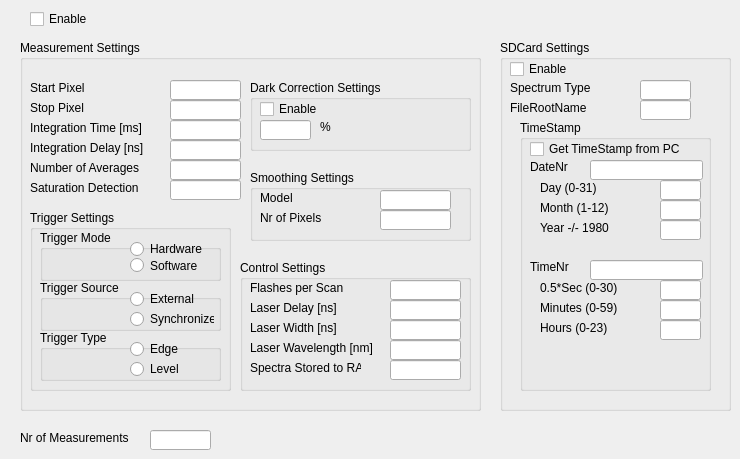
   <widget class="QWidget" name="StandaloneTab">
    <attribute name="title">
     <string>Standalone</string>
    </attribute>
    <widget class="QCheckBox" name="EnableStandAloneChk">
     <property name="geometry">
      <rect>
       <x>30</x>
       <y>10</y>
       <width>72</width>
       <height>18</height>
      </rect>
     </property>
     <property name="text">
      <string>Enable</string>
     </property>
    </widget>
    <widget class="QGroupBox" name="groupBox_5">
     <property name="geometry">
      <rect>
       <x>20</x>
       <y>40</y>
       <width>461</width>
       <height>371</height>
      </rect>
     </property>
     <property name="title">
      <string>Measurement Settings</string>
     </property>
     <widget class="QGroupBox" name="groupBox_8">
      <property name="geometry">
       <rect>
        <x>220</x>
        <y>220</y>
        <width>231</width>
        <height>131</height>
       </rect>
      </property>
      <property name="title">
       <string>Control Settings</string>
      </property>
      <widget class="QLineEdit" name="FlashesPerScanEdt">
       <property name="geometry">
        <rect>
         <x>150</x>
         <y>20</y>
         <width>71</width>
         <height>20</height>
        </rect>
       </property>
      </widget>
      <widget class="QLineEdit" name="LaserDelayEdt">
       <property name="geometry">
        <rect>
         <x>150</x>
         <y>40</y>
         <width>71</width>
         <height>20</height>
        </rect>
       </property>
      </widget>
      <widget class="QLineEdit" name="LaserWidtEdt">
       <property name="geometry">
        <rect>
         <x>150</x>
         <y>60</y>
         <width>71</width>
         <height>20</height>
        </rect>
       </property>
      </widget>
      <widget class="QLineEdit" name="LaserWavEdt">
       <property name="geometry">
        <rect>
         <x>150</x>
         <y>80</y>
         <width>71</width>
         <height>20</height>
        </rect>
       </property>
      </widget>
      <widget class="QLineEdit" name="StoreToRamEdt">
       <property name="geometry">
        <rect>
         <x>150</x>
         <y>100</y>
         <width>71</width>
         <height>20</height>
        </rect>
       </property>
      </widget>
      <widget class="QLabel" name="label_38">
       <property name="geometry">
        <rect>
         <x>10</x>
         <y>20</y>
         <width>111</width>
         <height>16</height>
        </rect>
       </property>
       <property name="text">
        <string>Flashes per Scan</string>
       </property>
      </widget>
      <widget class="QLabel" name="label_39">
       <property name="geometry">
        <rect>
         <x>10</x>
         <y>40</y>
         <width>101</width>
         <height>16</height>
        </rect>
       </property>
       <property name="text">
        <string>Laser Delay [ns]</string>
       </property>
      </widget>
      <widget class="QLabel" name="label_40">
       <property name="geometry">
        <rect>
         <x>10</x>
         <y>60</y>
         <width>111</width>
         <height>16</height>
        </rect>
       </property>
       <property name="text">
        <string>Laser Width [ns]</string>
       </property>
      </widget>
      <widget class="QLabel" name="label_41">
       <property name="geometry">
        <rect>
         <x>10</x>
         <y>80</y>
         <width>141</width>
         <height>16</height>
        </rect>
       </property>
       <property name="text">
        <string>Laser Wavelength [nm]</string>
       </property>
      </widget>
      <widget class="QLabel" name="label_42">
       <property name="geometry">
        <rect>
         <x>10</x>
         <y>100</y>
         <width>111</width>
         <height>16</height>
        </rect>
       </property>
       <property name="text">
        <string>Spectra Stored to RAM</string>
       </property>
      </widget>
     </widget>
     <widget class="QGroupBox" name="groupBox_9">
      <property name="geometry">
       <rect>
        <x>230</x>
        <y>40</y>
        <width>221</width>
        <height>71</height>
       </rect>
      </property>
      <property name="title">
       <string>Dark Correction Settings</string>
      </property>
      <widget class="QLineEdit" name="DarkPercentageEdt">
       <property name="geometry">
        <rect>
         <x>10</x>
         <y>40</y>
         <width>51</width>
         <height>20</height>
        </rect>
       </property>
      </widget>
      <widget class="QCheckBox" name="DarkCorrEnableChk">
       <property name="geometry">
        <rect>
         <x>10</x>
         <y>20</y>
         <width>72</width>
         <height>18</height>
        </rect>
       </property>
       <property name="text">
        <string>Enable</string>
       </property>
      </widget>
      <widget class="QLabel" name="label_54">
       <property name="geometry">
        <rect>
         <x>70</x>
         <y>40</y>
         <width>46</width>
         <height>14</height>
        </rect>
       </property>
       <property name="text">
        <string>%</string>
       </property>
      </widget>
     </widget>
     <widget class="QLineEdit" name="StartPixelEdt">
      <property name="geometry">
       <rect>
        <x>150</x>
        <y>40</y>
        <width>71</width>
        <height>20</height>
       </rect>
      </property>
     </widget>
     <widget class="QLineEdit" name="StopPixelEdt">
      <property name="geometry">
       <rect>
        <x>150</x>
        <y>60</y>
        <width>71</width>
        <height>20</height>
       </rect>
      </property>
     </widget>
     <widget class="QLineEdit" name="IntTimeEdt">
      <property name="geometry">
       <rect>
        <x>150</x>
        <y>80</y>
        <width>71</width>
        <height>20</height>
       </rect>
      </property>
     </widget>
     <widget class="QLineEdit" name="IntDelayEdt">
      <property name="geometry">
       <rect>
        <x>150</x>
        <y>100</y>
        <width>71</width>
        <height>20</height>
       </rect>
      </property>
     </widget>
     <widget class="QLineEdit" name="NrAveragesEdt">
      <property name="geometry">
       <rect>
        <x>150</x>
        <y>120</y>
        <width>71</width>
        <height>20</height>
       </rect>
      </property>
     </widget>
     <widget class="QLineEdit" name="SatDetectEdt">
      <property name="geometry">
       <rect>
        <x>150</x>
        <y>140</y>
        <width>71</width>
        <height>20</height>
       </rect>
      </property>
     </widget>
     <widget class="QLabel" name="label_6">
      <property name="geometry">
       <rect>
        <x>10</x>
        <y>40</y>
        <width>111</width>
        <height>16</height>
       </rect>
      </property>
      <property name="text">
       <string>Start Pixel</string>
      </property>
     </widget>
     <widget class="QLabel" name="label_27">
      <property name="geometry">
       <rect>
        <x>10</x>
        <y>60</y>
        <width>101</width>
        <height>16</height>
       </rect>
      </property>
      <property name="text">
       <string>Stop Pixel</string>
      </property>
     </widget>
     <widget class="QLabel" name="label_28">
      <property name="geometry">
       <rect>
        <x>10</x>
        <y>80</y>
        <width>141</width>
        <height>16</height>
       </rect>
      </property>
      <property name="text">
       <string>Integration Time [ms]</string>
      </property>
     </widget>
     <widget class="QLabel" name="label_29">
      <property name="geometry">
       <rect>
        <x>10</x>
        <y>100</y>
        <width>141</width>
        <height>16</height>
       </rect>
      </property>
      <property name="text">
       <string>Integration Delay [ns]</string>
      </property>
     </widget>
     <widget class="QLabel" name="label_30">
      <property name="geometry">
       <rect>
        <x>10</x>
        <y>120</y>
        <width>131</width>
        <height>16</height>
       </rect>
      </property>
      <property name="text">
       <string>Number of Averages</string>
      </property>
     </widget>
     <widget class="QLabel" name="label_31">
      <property name="geometry">
       <rect>
        <x>10</x>
        <y>140</y>
        <width>131</width>
        <height>16</height>
       </rect>
      </property>
      <property name="text">
       <string>Saturation Detection</string>
      </property>
     </widget>
     <widget class="QGroupBox" name="groupBox_11">
      <property name="geometry">
       <rect>
        <x>230</x>
        <y>130</y>
        <width>221</width>
        <height>71</height>
       </rect>
      </property>
      <property name="title">
       <string>Smoothing Settings</string>
      </property>
      <widget class="QLineEdit" name="SmoothModelEdt">
       <property name="geometry">
        <rect>
         <x>130</x>
         <y>20</y>
         <width>71</width>
         <height>20</height>
        </rect>
       </property>
      </widget>
      <widget class="QLineEdit" name="SmoothPixelsEdt">
       <property name="geometry">
        <rect>
         <x>130</x>
         <y>40</y>
         <width>71</width>
         <height>20</height>
        </rect>
       </property>
      </widget>
      <widget class="QLabel" name="label_35">
       <property name="geometry">
        <rect>
         <x>10</x>
         <y>20</y>
         <width>81</width>
         <height>16</height>
        </rect>
       </property>
       <property name="text">
        <string>Model</string>
       </property>
      </widget>
      <widget class="QLabel" name="label_36">
       <property name="geometry">
        <rect>
         <x>80</x>
         <y>70</y>
         <width>46</width>
         <height>14</height>
        </rect>
       </property>
       <property name="text">
        <string>TextLabel</string>
       </property>
      </widget>
      <widget class="QLabel" name="label_37">
       <property name="geometry">
        <rect>
         <x>10</x>
         <y>40</y>
         <width>81</width>
         <height>16</height>
        </rect>
       </property>
       <property name="text">
        <string>Nr of Pixels</string>
       </property>
      </widget>
     </widget>
     <widget class="QGroupBox" name="groupBox_7">
      <property name="geometry">
       <rect>
        <x>10</x>
        <y>170</y>
        <width>201</width>
        <height>181</height>
       </rect>
      </property>
      <property name="title">
       <string>Trigger Settings</string>
      </property>
      <widget class="QGroupBox" name="groupBox_18">
       <property name="geometry">
        <rect>
         <x>10</x>
         <y>20</y>
         <width>181</width>
         <height>51</height>
        </rect>
       </property>
       <property name="title">
        <string>Trigger Mode</string>
       </property>
       <widget class="QRadioButton" name="HardwareTriggerRBtn">
        <property name="geometry">
         <rect>
          <x>90</x>
          <y>10</y>
          <width>84</width>
          <height>18</height>
         </rect>
        </property>
        <property name="text">
         <string>Hardware</string>
        </property>
       </widget>
       <widget class="QRadioButton" name="SoftwareTriggerRBtn">
        <property name="geometry">
         <rect>
          <x>90</x>
          <y>20</y>
          <width>84</width>
          <height>31</height>
         </rect>
        </property>
        <property name="text">
         <string>Software</string>
        </property>
       </widget>
      </widget>
      <widget class="QGroupBox" name="groupBox_19">
       <property name="geometry">
        <rect>
         <x>10</x>
         <y>70</y>
         <width>181</width>
         <height>51</height>
        </rect>
       </property>
       <property name="title">
        <string>Trigger Source</string>
       </property>
       <widget class="QRadioButton" name="ExternalTriggerRbtn">
        <property name="geometry">
         <rect>
          <x>90</x>
          <y>10</y>
          <width>84</width>
          <height>18</height>
         </rect>
        </property>
        <property name="text">
         <string>External</string>
        </property>
       </widget>
       <widget class="QRadioButton" name="SynchTriggerRBtn">
        <property name="geometry">
         <rect>
          <x>90</x>
          <y>30</y>
          <width>84</width>
          <height>18</height>
         </rect>
        </property>
        <property name="text">
         <string>Synchronized</string>
        </property>
       </widget>
      </widget>
      <widget class="QGroupBox" name="groupBox_21">
       <property name="geometry">
        <rect>
         <x>10</x>
         <y>120</y>
         <width>181</width>
         <height>51</height>
        </rect>
       </property>
       <property name="title">
        <string>Trigger Type</string>
       </property>
       <widget class="QRadioButton" name="EdgeTriggerRBtn">
        <property name="geometry">
         <rect>
          <x>90</x>
          <y>10</y>
          <width>84</width>
          <height>18</height>
         </rect>
        </property>
        <property name="text">
         <string>Edge</string>
        </property>
       </widget>
       <widget class="QRadioButton" name="LevelTriggerRBtn">
        <property name="geometry">
         <rect>
          <x>90</x>
          <y>30</y>
          <width>84</width>
          <height>18</height>
         </rect>
        </property>
        <property name="text">
         <string>Level</string>
        </property>
       </widget>
      </widget>
     </widget>
    </widget>
    <widget class="QGroupBox" name="groupBox_6">
     <property name="geometry">
      <rect>
       <x>500</x>
       <y>40</y>
       <width>231</width>
       <height>371</height>
      </rect>
     </property>
     <property name="title">
      <string>SDCard Settings</string>
     </property>
     <widget class="QGroupBox" name="groupBox_10">
      <property name="geometry">
       <rect>
        <x>20</x>
        <y>80</y>
        <width>191</width>
        <height>271</height>
       </rect>
      </property>
      <property name="title">
       <string>TimeStamp</string>
      </property>
      <widget class="QCheckBox" name="GetTimeStampChk">
       <property name="geometry">
        <rect>
         <x>10</x>
         <y>20</y>
         <width>181</width>
         <height>18</height>
        </rect>
       </property>
       <property name="text">
        <string>Get TimeStamp from PC</string>
       </property>
      </widget>
      <widget class="QLineEdit" name="DateNrEdt">
       <property name="geometry">
        <rect>
         <x>70</x>
         <y>40</y>
         <width>113</width>
         <height>20</height>
        </rect>
       </property>
      </widget>
      <widget class="QLineEdit" name="TimeNrEdt">
       <property name="geometry">
        <rect>
         <x>70</x>
         <y>140</y>
         <width>113</width>
         <height>20</height>
        </rect>
       </property>
      </widget>
      <widget class="QLineEdit" name="DayEdt">
       <property name="geometry">
        <rect>
         <x>140</x>
         <y>60</y>
         <width>41</width>
         <height>20</height>
        </rect>
       </property>
      </widget>
      <widget class="QLineEdit" name="MonthEdt">
       <property name="geometry">
        <rect>
         <x>140</x>
         <y>80</y>
         <width>41</width>
         <height>20</height>
        </rect>
       </property>
      </widget>
      <widget class="QLineEdit" name="YearEdt">
       <property name="geometry">
        <rect>
         <x>140</x>
         <y>100</y>
         <width>41</width>
         <height>20</height>
        </rect>
       </property>
      </widget>
      <widget class="QLineEdit" name="SecEdt">
       <property name="geometry">
        <rect>
         <x>140</x>
         <y>160</y>
         <width>41</width>
         <height>20</height>
        </rect>
       </property>
      </widget>
      <widget class="QLineEdit" name="MinEdt">
       <property name="geometry">
        <rect>
         <x>140</x>
         <y>180</y>
         <width>41</width>
         <height>20</height>
        </rect>
       </property>
      </widget>
      <widget class="QLineEdit" name="HourEdt">
       <property name="geometry">
        <rect>
         <x>140</x>
         <y>200</y>
         <width>41</width>
         <height>20</height>
        </rect>
       </property>
      </widget>
      <widget class="QLabel" name="label_46">
       <property name="geometry">
        <rect>
         <x>10</x>
         <y>40</y>
         <width>46</width>
         <height>14</height>
        </rect>
       </property>
       <property name="text">
        <string>DateNr</string>
       </property>
      </widget>
      <widget class="QLabel" name="label_47">
       <property name="geometry">
        <rect>
         <x>20</x>
         <y>60</y>
         <width>91</width>
         <height>16</height>
        </rect>
       </property>
       <property name="text">
        <string>Day (0-31)</string>
       </property>
      </widget>
      <widget class="QLabel" name="label_48">
       <property name="geometry">
        <rect>
         <x>20</x>
         <y>80</y>
         <width>101</width>
         <height>16</height>
        </rect>
       </property>
       <property name="text">
        <string>Month (1-12)</string>
       </property>
      </widget>
      <widget class="QLabel" name="label_49">
       <property name="geometry">
        <rect>
         <x>20</x>
         <y>100</y>
         <width>91</width>
         <height>16</height>
        </rect>
       </property>
       <property name="text">
        <string>Year -/- 1980</string>
       </property>
      </widget>
      <widget class="QLabel" name="label_50">
       <property name="geometry">
        <rect>
         <x>10</x>
         <y>140</y>
         <width>46</width>
         <height>14</height>
        </rect>
       </property>
       <property name="text">
        <string>TimeNr</string>
       </property>
      </widget>
      <widget class="QLabel" name="label_51">
       <property name="geometry">
        <rect>
         <x>20</x>
         <y>160</y>
         <width>101</width>
         <height>16</height>
        </rect>
       </property>
       <property name="text">
        <string>0.5*Sec (0-30)</string>
       </property>
      </widget>
      <widget class="QLabel" name="label_52">
       <property name="geometry">
        <rect>
         <x>20</x>
         <y>180</y>
         <width>101</width>
         <height>16</height>
        </rect>
       </property>
       <property name="text">
        <string>Minutes (0-59)</string>
       </property>
      </widget>
      <widget class="QLabel" name="label_53">
       <property name="geometry">
        <rect>
         <x>20</x>
         <y>200</y>
         <width>101</width>
         <height>16</height>
        </rect>
       </property>
       <property name="text">
        <string>Hours (0-23)</string>
       </property>
      </widget>
     </widget>
     <widget class="QCheckBox" name="SDCardEnableChk">
      <property name="geometry">
       <rect>
        <x>10</x>
        <y>20</y>
        <width>72</width>
        <height>18</height>
       </rect>
      </property>
      <property name="text">
       <string>Enable</string>
      </property>
     </widget>
     <widget class="QLineEdit" name="SpectrumTypeEdt">
      <property name="geometry">
       <rect>
        <x>140</x>
        <y>40</y>
        <width>51</width>
        <height>20</height>
       </rect>
      </property>
     </widget>
     <widget class="QLineEdit" name="FileRootNameEdt">
      <property name="geometry">
       <rect>
        <x>140</x>
        <y>60</y>
        <width>51</width>
        <height>20</height>
       </rect>
      </property>
     </widget>
     <widget class="QLabel" name="label_44">
      <property name="geometry">
       <rect>
        <x>10</x>
        <y>40</y>
        <width>101</width>
        <height>16</height>
       </rect>
      </property>
      <property name="text">
       <string>Spectrum Type</string>
      </property>
     </widget>
     <widget class="QLabel" name="label_45">
      <property name="geometry">
       <rect>
        <x>10</x>
        <y>60</y>
        <width>111</width>
        <height>16</height>
       </rect>
      </property>
      <property name="text">
       <string>FileRootName</string>
      </property>
     </widget>
    </widget>
    <widget class="QLineEdit" name="NrMeasEdt">
     <property name="geometry">
      <rect>
       <x>150</x>
       <y>430</y>
       <width>61</width>
       <height>20</height>
      </rect>
     </property>
    </widget>
    <widget class="QLabel" name="label_43">
     <property name="geometry">
      <rect>
       <x>20</x>
       <y>430</y>
       <width>131</width>
       <height>16</height>
      </rect>
     </property>
     <property name="text">
      <string>Nr of Measurements</string>
     </property>
    </widget>
   </widget>
